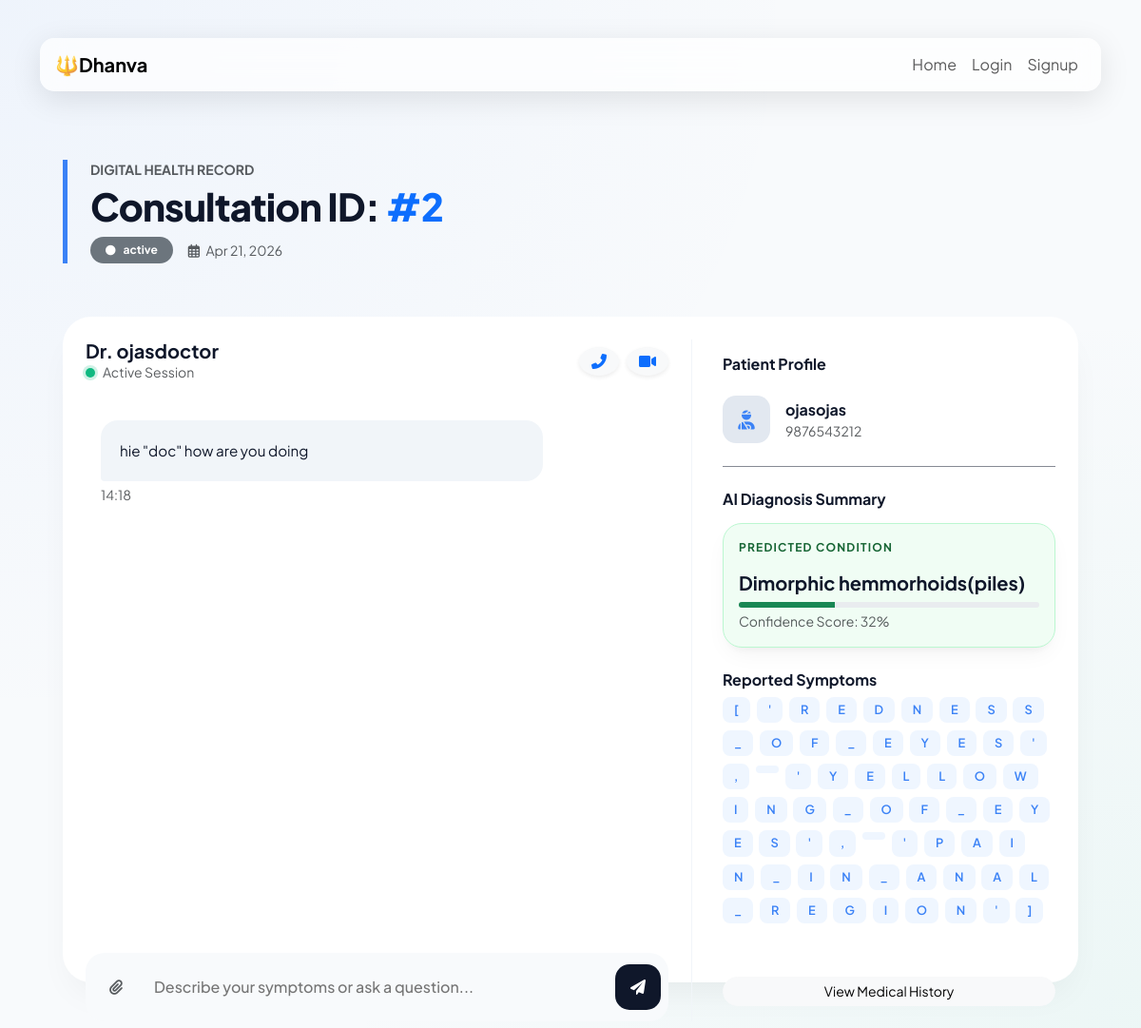
The page /consultationview/2 on the database its author committed.
### main_app/models.py (models this page shows, shortened)
class consultation(models.Model):
    patient = models.ForeignKey(patient ,null=True, on_delete=models.SET_NULL)
    doctor = models.ForeignKey(doctor ,null=True, on_delete=models.SET_NULL)
    diseaseinfo = models.OneToOneField(diseaseinfo, null=True, on_delete=models.SET_NULL)
    consultation_date = models.DateField()
    status = models.CharField(max_length = 20)

class doctor(models.Model):
    user = models.OneToOneField(User, on_delete=models.CASCADE, primary_key=True)
    is_patient = models.BooleanField(default=False)
    is_doctor = models.BooleanField(default=True)
    name = models.CharField(max_length = 50)
    dob = models.DateField()
    address = models.CharField(max_length = 100)
    mobile_no = models.CharField(max_length = 15)
    gender = models.CharField(max_length = 10)
    registration_no = models.CharField(max_length = 20)
    year_of_registration = models.DateField()
    qualification = models.CharField(max_length = 20)
    State_Medical_Council = models.CharField(max_length = 30)
    specialization = models.CharField(max_length = 30)
    rating = models.IntegerField(default=0)

class patient(models.Model):
    user = models.OneToOneField(User, on_delete=models.CASCADE, primary_key=True)
    is_patient = models.BooleanField(default=True)
    is_doctor = models.BooleanField(default=False)
    name = models.CharField(max_length = 50)
    dob = models.DateField()
    address = models.CharField(max_length = 100)
    mobile_no = models.CharField(max_length = 15)
    gender = models.CharField(max_length = 10)

class diseaseinfo(models.Model):
    patient = models.ForeignKey(patient , null=True, on_delete=models.SET_NULL)
    diseasename = models.CharField(max_length = 200)
    no_of_symp = models.IntegerField()
    symptomsname = models.TextField()
    confidence = models.DecimalField(max_digits=5, decimal_places=2)
    consultdoctor = models.CharField(max_length = 200)

### main_app/views.py (the view)
# urls.py: path('consultationview/<int:consultation_id>', views.consultationview , name='consultationview'),
def  consultationview(request,consultation_id):
    if request.method == 'GET':
      request.session['consultation_id'] = consultation_id
      consultation_obj = consultation.objects.get(id=consultation_id)
    return render(request,'consultation/consultation_new.html', {"consultation":consultation_obj })

### templates/consultation/consultation_new.html (shortened to what this page needs)
{% extends "basic.html" %}
{% load static %}
{% block head %}
<link rel="stylesheet" href="https://cdnjs.cloudflare.com/ajax/libs/font-awesome/6.0.0/css/all.min.css">
{% endblock %}
{% block body %}
<div class="consultation-container">
    <div class="header-section">
        <span class="text-muted text-uppercase fw-bold small mb-1 d-block">Digital Health Record</span>
        <h1 class="header-title">Consultation ID: <span class="text-primary">#{{ consultation.id }}</span></h1>
        <div class="d-flex align-items-center gap-3">
            <span class="badge {% if consultation.status == 'Open' %}bg-success{% else %}bg-secondary{% endif %} rounded-pill px-3 py-2">
                <i class="fas fa-circle small me-2"></i>{{ consultation.status }}
            </span>
            <span class="text-muted small"><i class="far fa-calendar-alt me-1"></i> {{ consultation.consultation_date|date:"M d, Y" }}</span>
        </div>
    </div>
    <div class="chat-wrapper">
        <div class="chat-main">
            <div class="chat-header-minimal">
                <div>
                    <h5 class="mb-0 fw-bold">Dr. {{ consultation.doctor.name }}</h5>
                    <small class="text-muted"><span class="online-indicator"></span>Active Session</small>
                </div>
                <div class="d-flex gap-2">
                    <button class="btn btn-light rounded-circle shadow-sm"><i class="fas fa-phone-alt text-primary"></i></button>
                    <button class="btn btn-light rounded-circle shadow-sm"><i class="fas fa-video text-primary"></i></button>
                </div>
            </div>
<div class="chat-messages" id="msg-list-div">
                <div id="msg-list">
                </div>
            </div>
            <div class="input-area">
                <button class="btn text-muted px-3"><i class="fas fa-paperclip"></i></button>
                <input type="text" id="chat-msg" placeholder="Describe your symptoms or ask a question...">
                <button class="btn-send" id="send">
                    <i class="fas fa-paper-plane"></i>
                </button>
            </div>
        </div>
        <div class="chat-sidebar">
            <h6 class="fw-bold mb-4">Patient Profile</h6>
            <div class="profile-info mb-4">
                <div class="avatar-placeholder">
                    <i class="fas fa-user-injured fa-lg"></i>
                </div>
                <div>
                    <div class="fw-bold">{{ consultation.patient.name }}</div>
                    <div class="small text-muted">{{ consultation.patient.mobile_no }}</div>
                </div>
            </div>
            <hr class="my-4 opacity-50">
            <h6 class="fw-bold mb-3">AI Diagnosis Summary</h6>
            <div class="medical-card p-3 mb-4" style="background: #f0fdf4; border-color: #bbf7d0;">
                <div class="card-label" style="color: #166534;">Predicted Condition</div>
                <h5 class="fw-bold mb-1">{{ consultation.diseaseinfo.diseasename }}</h5>
                <div class="progress mt-2" style="height: 6px;">
                    <div class="progress-bar bg-success" style="width: {{ consultation.diseaseinfo.confidence }}%"></div>
                </div>
                <small class="text-muted d-block mt-1">Confidence Score: {{ consultation.diseaseinfo.confidence|floatformat:0 }}%</small>
            </div>
            <h6 class="fw-bold mb-2">Reported Symptoms</h6>
            <div class="mb-4">
                {% for symptom in consultation.diseaseinfo.symptomsname %}
                    <span class="symptom-tag">{{ symptom|title }}</span>
                {% endfor %}
            </div>
            <div class="d-grid gap-2 mt-5">
                <a href="{% url 'dconsultation_history' %}" class="btn btn-light btn-sm rounded-pill">
                    View Medical History
                </a>
            </div>
        </div>
    </div>
</div>
{% endblock %}

### templates/basic.html (style rules this page uses)
:root { --bg-primary: #e0e5ec; --shadow-dark: #a3b1c6; --shadow-light: #ffffff; --text-primary: #2c3e50; --text-muted: #7f8c8d; --glass-bg: rgba(255, 255, 255, 0.25); --banner-gradient: linear-gradient(90deg, #2c3e50, #34495e, #2c3e50); }
body { font-family: 'Poppins', sans-serif; background: var(--bg-primary); animation: fadeIn 0.6s ease; }

### templates/consultation/consultation_new.html (style rules this page uses)
:root { --medical-primary: #0f172a; --medical-accent: #3b82f6; --medical-success: #10b981; --medical-bg: #f8fafc; --glass-bg: rgba(255, 255, 255, 0.7); --glass-border: rgba(255, 255, 255, 0.4); --card-shadow: 0 10px 25px -5px rgba(0, 0, 0, 0.05), 0 8px 10px -6px rgba(0, 0, 0, 0.05); }
body { background-color: var(--medical-bg); background-image: radial-gradient(at 0% 0%, rgba(59, 130, 246, 0.05) 0px, transparent 50%), radial-gradient(at 100% 100%, rgba(16, 185, 129, 0.05) 0px, transparent 50%); font-family: 'Plus Jakarta Sans', sans-serif; color: var(--medical-primary); min-height: 100vh; }
.consultation-container { max-width: 1200px; margin: 0 auto; padding: 3rem 1.5rem; }
.header-section { margin-bottom: 3.5rem; border-left: 5px solid var(--medical-accent); padding-left: 1.5rem; }
.header-title { font-weight: 800; letter-spacing: -0.02em; color: var(--medical-primary); margin-bottom: 0.5rem; }
.medical-card { background: var(--glass-bg); backdrop-filter: blur(12px); -webkit-backdrop-filter: blur(12px); border: 1px solid var(--glass-border); border-radius: 20px; padding: 1.5rem; box-shadow: var(--card-shadow); transition: transform 0.3s ease; }
.card-label { font-size: 0.75rem; text-transform: uppercase; letter-spacing: 0.1em; font-weight: 700; color: var(--medical-accent); margin-bottom: 1rem; display: block; }
.profile-info { display: flex; align-items: center; gap: 1rem; }
.avatar-placeholder { width: 50px; height: 50px; background: #e2e8f0; border-radius: 14px; display: flex; align-items: center; justify-content: center; color: var(--medical-accent); }
.chat-wrapper { display: grid; grid-template-columns: 1fr 350px; gap: 2rem; background: #fff; border-radius: 30px; padding: 1.5rem; box-shadow: 0 20px 40px -15px rgba(0,0,0,0.07); height: 700px; }
.chat-main { display: flex; flex-direction: column; border-right: 1px solid #f1f5f9; padding-right: 1.5rem; }
.chat-header-minimal { padding-bottom: 1.5rem; display: flex; justify-content: space-between; align-items: center; }
.online-indicator { width: 10px; height: 10px; background: var(--medical-success); border-radius: 50%; display: inline-block; margin-right: 8px; box-shadow: 0 0 0 3px rgba(16, 185, 129, 0.2); }
.chat-messages { flex: 1; overflow-y: auto; padding: 1rem; }
.input-area { margin-top: 1.5rem; background: #f8fafc; border-radius: 20px; padding: 0.5rem; display: flex; align-items: center; }
.input-area input { border: none; background: transparent; padding: 1rem; flex: 1; outline: none; font-weight: 500; }
.btn-send { background: var(--medical-primary); color: white; width: 48px; height: 48px; border-radius: 15px; display: flex; align-items: center; justify-content: center; border: none; transition: 0.2s; }
.chat-sidebar { padding: 1rem 0; }
.symptom-tag { display: inline-block; background: #eff6ff; color: var(--medical-accent); padding: 4px 12px; border-radius: 8px; font-size: 0.8rem; font-weight: 600; margin: 0 4px 8px 0; }

### rows shown on the page
consultation: id "2", status "active", consultation_date "Apr 21, 2026", doctor.name "ojasdoctor", patient.name "ojasojas", patient.mobile_no "9876543212", diseaseinfo.diseasename "Dimorphic hemmorhoids(piles)", diseaseinfo.confidence "32"

### other values the page prints
{{ symptom|title }} "[" "'" "R" "E" "D" "N" "E" "S" "S" "_" "O" "F" "_" "E" "Y" "E" "S" "'" "," "'" "Y" "E" "L" "L" "O" "W" "I" "N" "G" "_" "O" "F" "_" "E" "Y" "E" "S" "'" "," "'" "P" "A" "I" "N" "_" "I" "N" "_" "A" "N" "A" "L" "_" "R" "E" "G" "I" "O" "N" "'" "]"
